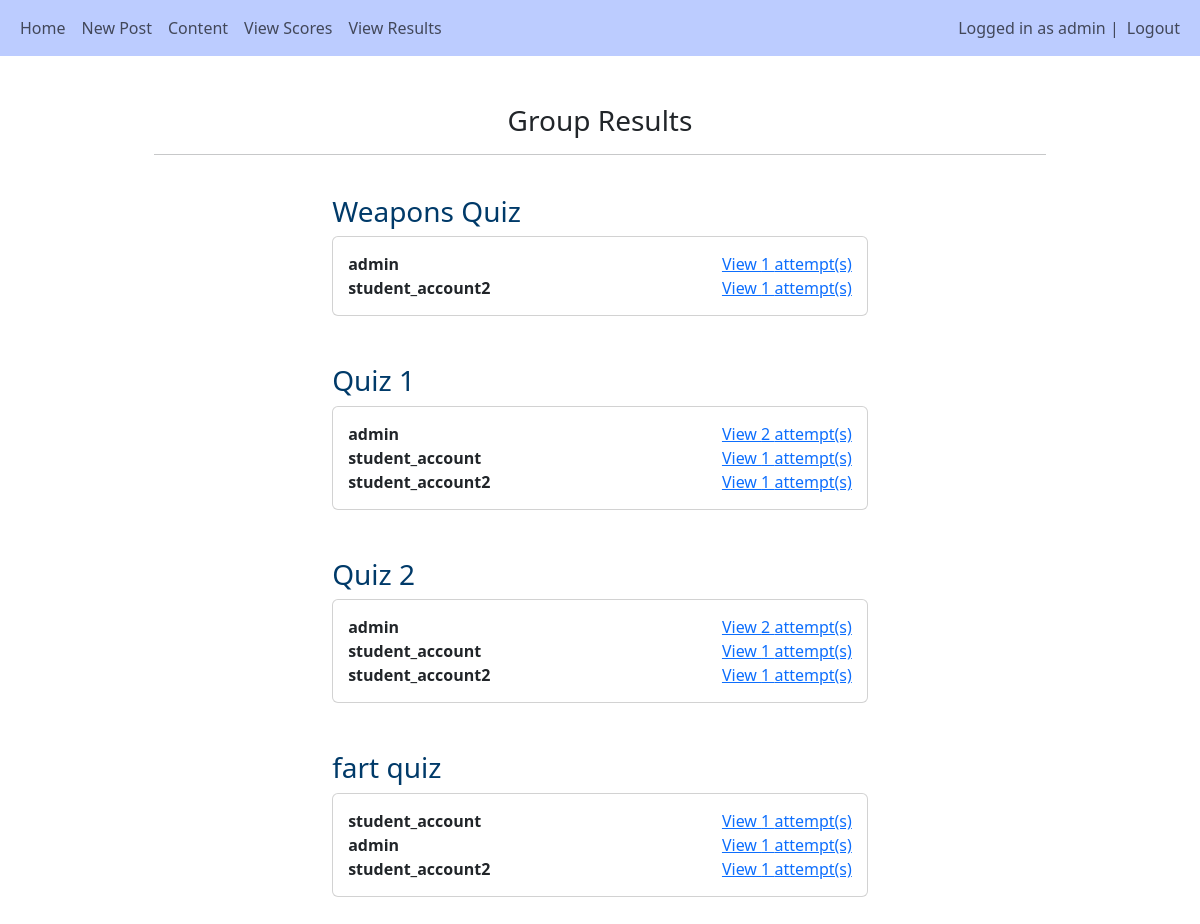
Page /group_results/ (signed in) on the committed database.
### main/models.py (models this page shows, shortened)
class User(AbstractUser):
    is_teacher = models.BooleanField('Is teacher', default=False)
    is_student = models.BooleanField('Is student', default=False)

class Quiz(models.Model):
    subject = models.ForeignKey(Subject, null=True, related_name="quizzes", on_delete=models.CASCADE)
    title = models.CharField(max_length=255)
    weight = models.DecimalField(null=True, max_digits=5, decimal_places=0)
    max_attempts = models.IntegerField(default=3)

### main/views.py (the view)
# urls.py: path('group_results/', views.group_results, name="group_results"),
@login_required(login_url="/login")
def group_results(request):
    quizzes = Quiz.objects.all()
    attempts = Attempt.objects.all()
    students = []
    aa = []
    for quiz in quizzes:
        for attempt in quiz.attempts.all():
                if attempt.student not in students:
                    students.append(attempt.student)
                    numOfAttemptsMade = quiz.attempts.filter(student=attempt.student).count()
                    attemptsMade = quiz.attempts.filter(student=attempt.student)
                    aa.append({
                        "quiz":quiz,
                        "student":attempt.student,
                        "numOfAttemptsMade":numOfAttemptsMade,
                        "attemptsMade":attemptsMade
                    })
        students = []
    return render(request, 'main/results/group_results.html', {"quizzes":quizzes, "attempts":attempts, "aa":aa})

### main/templates/main/results/group_results.html (shortened to what this page needs)
{% extends 'main/base.html'%}
{% load crispy_forms_tags %}
{% block content %}
<div style="width:80%; margin:auto">
    <br>
    <h3 style="text-align:center">Group Results</h3><hr>
    <br>
        {% for quiz in quizzes %}
        <div style="width:60%; margin:auto">
            <h3 style="color:rgb(0, 58, 105)">{{quiz.title}}</h3>
            <div class="card" style="padding:15px">
                {% for item in aa %}
                    {% if item.quiz == quiz %}
                    <div style="width:100%; margin:auto">
                        <b>{{item.student}}</b>
                        <a href="{% url 'group_results_detail' quiz.id item.student.id %}" style="float:right">View {{item.numOfAttemptsMade}} attempt(s)</a><br>
                    </div>
                    {% endif %}
                {% endfor %}
            </div>
        </div>
        <br><br>
        {% endfor %}
</div>
{% endblock %}

### main/templates/main/base.html (shortened to what this page needs)
<!DOCTYPE html>
<html lang="en">
<head>
    <link href="https://cdn.jsdelivr.net/npm/bootstrap@5.3.2/dist/css/bootstrap.min.css" rel="stylesheet">
    <link rel="stylesheet" href="https://cdnjs.cloudflare.com/ajax/libs/font-awesome/4.7.0/css/font-awesome.min.css">
</head>
<body>
    <nav class="navbar navbar-light navbar-expand-lg" style="background-color: #bcccff;">
        <div class="container-fluid">
            <div>
                <ul class="nav navbar-nav">
                    <li class="nav-item">
                        <a class="nav-link" href="/home">Home</a>
                    </li>
                    {% if user.is_teacher %}
                    <li class="nav-item">
                        <a class="nav-link" href="/create_post">Post Content</a>
                    </li>
                    <li class="nav-item">
                        <a class="nav-link" href="/subjects">Subjects</a>
                    </li>
                    <li class="nav-item">
                        <a class="nav-link" href="/group_results">View Results</a>
                    </li>
                    <li class="nav-item">
                        <a class="nav-link" href="/group_scores">View Scores</a>
                    </li>
                    {% elif user.is_student %}
                    <li class="nav-item">
                        <a class="nav-link" href="/create_post">New Post</a>
                    </li>
                    <li class="nav-item">
                        <a class="nav-link" href="/content">Content</a>
                    </li>
                    <li class="nav_item">
                        <a class="nav-link" href="/ind_scores">View Scores</a>
                    </li>
                    <li class="nav-item">
                        <a class="nav-link" href="/ind_results">View Results</a>
                    </li>
                    {% endif %}
                </ul>
            </div>
            <div>
                <ul class="navbar-nav">
                    {% if user.is_authenticated %}
                    <span class="navbar-text">Logged in as {{user.username}} | </span>
                    <li class="nav-item">
                        <a class="nav-link" href="/logout">Logout</a>
                    </li>
                    {% else %}
                    <li class="nav-item">
                        <a class="nav-link" href="/login">Login</a>
                    </li>
                    {% endif %}
                </ul>
            </div>
        </div>
    </nav><br>
        <div class="container">
            {% block content %}
            {% endblock %}
        </div>
</body>
</html>

### rows in the picture
User: username "admin"
Quiz: title "Weapons Quiz", student "admin", numOfAttemptsMade "1", student "student_account2"
Quiz: title "Quiz 1", student "admin", numOfAttemptsMade "2", student "student_account", numOfAttemptsMade "1", student "student_account2"
Quiz: title "Quiz 2", student "admin", numOfAttemptsMade "2", student "student_account", numOfAttemptsMade "1", student "student_account2"
Quiz: title "fart quiz", student "student_account", numOfAttemptsMade "1", student "admin", student "student_account2"
